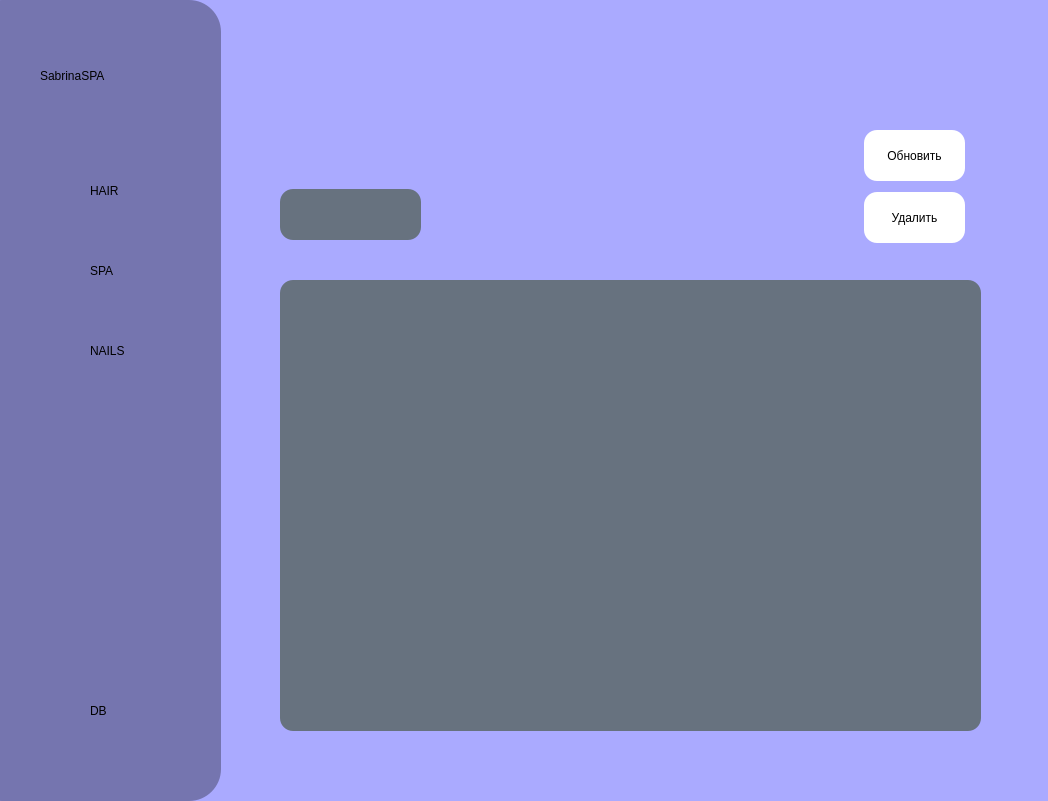
<?xml version="1.0" encoding="UTF-8"?>
<ui version="4.0">
 <class>MainWindow</class>
 <widget class="QMainWindow" name="MainWindow">
  <property name="geometry">
   <rect>
    <x>0</x>
    <y>0</y>
    <width>1048</width>
    <height>801</height>
   </rect>
  </property>
  <property name="windowTitle">
   <string>MainWindow</string>
  </property>
  <property name="styleSheet">
   <string notr="true">
background-color: rgb(170, 170, 255);
</string>
  </property>
  <property name="iconSize">
   <size>
    <width>32</width>
    <height>32</height>
   </size>
  </property>
  <widget class="QWidget" name="centralwidget">
   <widget class="QWidget" name="widget" native="true">
    <property name="geometry">
     <rect>
      <x>-30</x>
      <y>0</y>
      <width>251</width>
      <height>801</height>
     </rect>
    </property>
    <property name="styleSheet">
     <string notr="true">background-color: rgb(117, 117, 175);
border-radius: 32px;</string>
    </property>
    <widget class="QPushButton" name="hair">
     <property name="geometry">
      <rect>
       <x>50</x>
       <y>160</y>
       <width>61</width>
       <height>60</height>
      </rect>
     </property>
     <property name="styleSheet">
      <string notr="true">border: 3px solid rbg(0, 0, 0);
border-radius: 4px;

</string>
     </property>
     <property name="text">
      <string/>
     </property>
     <property name="icon">
      <iconset resource="res.qrc">
       <normaloff>:/newPrefix/face_3_FILL0_wght400_GRAD0_opsz24.svg</normaloff>:/newPrefix/face_3_FILL0_wght400_GRAD0_opsz24.svg</iconset>
     </property>
     <property name="iconSize">
      <size>
       <width>32</width>
       <height>32</height>
      </size>
     </property>
    </widget>
    <widget class="QPushButton" name="spa">
     <property name="geometry">
      <rect>
       <x>50</x>
       <y>240</y>
       <width>60</width>
       <height>60</height>
      </rect>
     </property>
     <property name="autoFillBackground">
      <bool>false</bool>
     </property>
     <property name="styleSheet">
      <string notr="true">border: 3px solid rbg(0, 0, 0);
border-radius: 4px;

</string>
     </property>
     <property name="text">
      <string/>
     </property>
     <property name="icon">
      <iconset>
       <normaloff>spa_FILL0_wght400_GRAD0_opsz24.svg</normaloff>spa_FILL0_wght400_GRAD0_opsz24.svg</iconset>
     </property>
     <property name="iconSize">
      <size>
       <width>32</width>
       <height>32</height>
      </size>
     </property>
    </widget>
    <widget class="QLabel" name="text">
     <property name="geometry">
      <rect>
       <x>70</x>
       <y>50</y>
       <width>121</width>
       <height>51</height>
      </rect>
     </property>
     <property name="styleSheet">
      <string notr="true">font: italic 16pt &quot;Sitka Small&quot;;</string>
     </property>
     <property name="text">
      <string>SabrinaSPA</string>
     </property>
    </widget>
    <widget class="QPushButton" name="nails">
     <property name="geometry">
      <rect>
       <x>50</x>
       <y>320</y>
       <width>60</width>
       <height>60</height>
      </rect>
     </property>
     <property name="autoFillBackground">
      <bool>false</bool>
     </property>
     <property name="styleSheet">
      <string notr="true">border: 3px solid rbg(0, 0, 0);
border-radius: 4px;

</string>
     </property>
     <property name="text">
      <string/>
     </property>
     <property name="icon">
      <iconset resource="res.qrc">
       <normaloff>:/newPrefix/pan_tool_FILL0_wght400_GRAD0_opsz24.svg</normaloff>:/newPrefix/pan_tool_FILL0_wght400_GRAD0_opsz24.svg</iconset>
     </property>
     <property name="iconSize">
      <size>
       <width>32</width>
       <height>32</height>
      </size>
     </property>
    </widget>
    <widget class="QLabel" name="label">
     <property name="geometry">
      <rect>
       <x>120</x>
       <y>180</y>
       <width>101</width>
       <height>21</height>
      </rect>
     </property>
     <property name="whatsThis">
      <string>&lt;html&gt;&lt;head/&gt;&lt;body&gt;&lt;p align=&quot;center&quot;&gt;&lt;br/&gt;&lt;/p&gt;&lt;/body&gt;&lt;/html&gt;</string>
     </property>
     <property name="styleSheet">
      <string notr="true">font: 9pt &quot;Mongolian Baiti&quot;;</string>
     </property>
     <property name="text">
      <string>HAIR</string>
     </property>
    </widget>
    <widget class="QLabel" name="label_2">
     <property name="geometry">
      <rect>
       <x>120</x>
       <y>260</y>
       <width>101</width>
       <height>21</height>
      </rect>
     </property>
     <property name="styleSheet">
      <string notr="true">font: 9pt &quot;Mongolian Baiti&quot;;</string>
     </property>
     <property name="text">
      <string>SPA</string>
     </property>
    </widget>
    <widget class="QLabel" name="label_3">
     <property name="geometry">
      <rect>
       <x>120</x>
       <y>340</y>
       <width>71</width>
       <height>21</height>
      </rect>
     </property>
     <property name="styleSheet">
      <string notr="true">font: 9pt &quot;Mongolian Baiti&quot;;</string>
     </property>
     <property name="text">
      <string>NAILS</string>
     </property>
    </widget>
    <widget class="QPushButton" name="pushButton_4">
     <property name="geometry">
      <rect>
       <x>50</x>
       <y>680</y>
       <width>60</width>
       <height>60</height>
      </rect>
     </property>
     <property name="styleSheet">
      <string notr="true">border: 3px solid rbg(0, 0, 0);
border-radius: 4px;</string>
     </property>
     <property name="text">
      <string/>
     </property>
     <property name="icon">
      <iconset>
       <normaloff>close_FILL0_wght400_GRAD0_opsz24.svg</normaloff>close_FILL0_wght400_GRAD0_opsz24.svg</iconset>
     </property>
     <property name="iconSize">
      <size>
       <width>52</width>
       <height>52</height>
      </size>
     </property>
    </widget>
    <widget class="QLabel" name="label_4">
     <property name="geometry">
      <rect>
       <x>120</x>
       <y>695</y>
       <width>71</width>
       <height>31</height>
      </rect>
     </property>
     <property name="styleSheet">
      <string notr="true">font: 13pt &quot;Mongolian Baiti&quot;;</string>
     </property>
     <property name="text">
      <string>DB</string>
     </property>
    </widget>
   </widget>
   <widget class="QTableWidget" name="tableWidget">
    <property name="geometry">
     <rect>
      <x>280</x>
      <y>280</y>
      <width>701</width>
      <height>451</height>
     </rect>
    </property>
    <property name="styleSheet">
     <string notr="true">background-color: rgb(103, 114, 127);
border-radius: 13px;</string>
    </property>
   </widget>
   <widget class="QPushButton" name="del_qwe">
    <property name="geometry">
     <rect>
      <x>864</x>
      <y>192</y>
      <width>101</width>
      <height>51</height>
     </rect>
    </property>
    <property name="styleSheet">
     <string notr="true">background-color: rgb(255, 255, 255);
border-radius: 13px;</string>
    </property>
    <property name="text">
     <string>Удалить</string>
    </property>
   </widget>
   <widget class="QLineEdit" name="lineEdit">
    <property name="geometry">
     <rect>
      <x>280</x>
      <y>189</y>
      <width>141</width>
      <height>51</height>
     </rect>
    </property>
    <property name="styleSheet">
     <string notr="true">background-color: rgb(103, 114, 127);
border-radius: 13px;</string>
    </property>
   </widget>
   <widget class="QPushButton" name="pushButton_2">
    <property name="geometry">
     <rect>
      <x>864</x>
      <y>130</y>
      <width>101</width>
      <height>51</height>
     </rect>
    </property>
    <property name="styleSheet">
     <string notr="true">background-color: rgb(255, 255, 255);
border-radius: 13px;</string>
    </property>
    <property name="text">
     <string>Обновить</string>
    </property>
   </widget>
  </widget>
 </widget>
 <resources>
  <include location="res.qrc"/>
 </resources>
 <connections/>
</ui>
